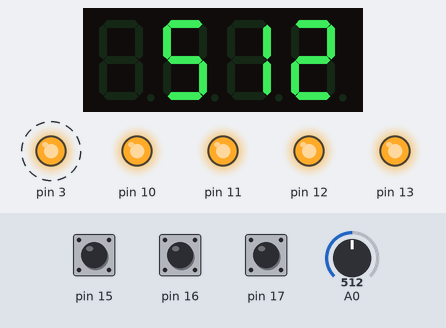
A sketch run on a simulated Arduino Uno, built with avr-gcc and run on an emulated ATmega328P. Parts: 4-digit seven-segment display, output pins drawn as LEDs (lit = HIGH). Dashed ring = blinking. The inputs (shaded band) are chosen by the test bench; at power-on: A0 = 512, pin 15 HIGH, pin 17 HIGH, pin 16 HIGH.

Above: at 1.27 s.
1.3 s: A0 set to 418
At 1.52 s:
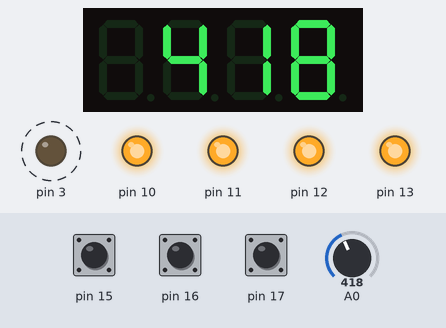
2.9 s: A0 set to 388
At 4.2 s:
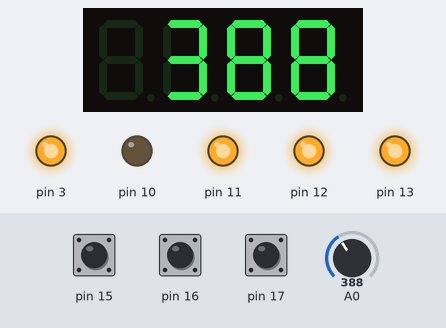
4.5 s: pin 15 pulled LOW for 0.15 s
At 5.8 s:
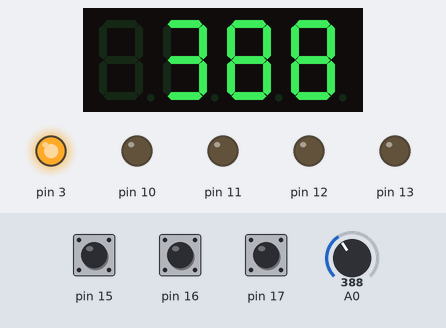
6.1 s: pin 17 pulled LOW for 0.15 s
7.7 s: A0 set to 410
At 8.7 s:
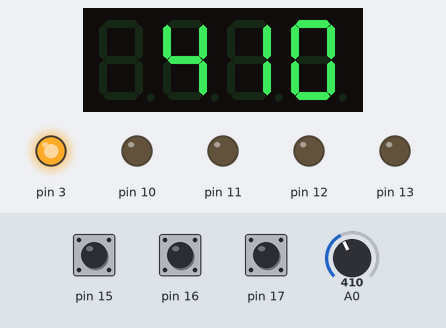
9.2 s: pin 16 pulled LOW for 0.15 s
At 9.4 s:
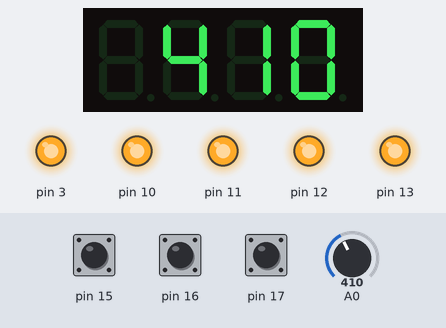
Timing chart, 0 to 10.9 s (numbered marks = the images above; inputs shaded):
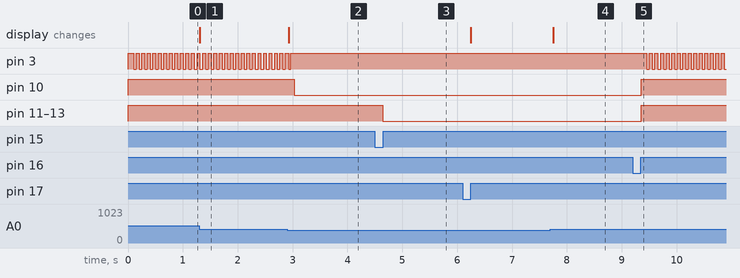

Measured:
- the behaviour switches between 401 and 400 on A0 (found by bisection; images 1 and 2)
- after the input at 1.3 s, the display: changes at once (image 1)
- after the input at 2.9 s, pin 3: goes on until 3.0 s, then stays HIGH; pin 10: HIGH → LOW after 0.13 s; the display: changes at once (image 2)
- after the input at 4.5 s, pin 11–13: HIGH → LOW after 0.14 s
- after the input at 7.7 s, the display: changes after 0.05 s (image 4)
- after the input at 9.2 s, pin 3: alternates HIGH for 0.06 s and LOW for 0.04 s, starting after 0.26 s; pin 10–13: LOW → HIGH after 0.16 s
- by itself, pin 3: alternates HIGH for 0.05 s and LOW for 0.05 s

The sketch:

ArduinoShieldSchaltung1.ino
```cpp
#include <TimerOne.h>
#include <Wire.h>
#include <MultiFuncShield.h>

void setup() {
    Timer1.initialize();
    MFS.initialize(&Timer1);
}

//set the Control state to let the pointometer Control the leds
int pointometerControlsLeds = 1;

void loop() {

    byte btn = MFS.getButton();
    int displayValue = analogRead(POT_PIN);
    MFS.write((int)displayValue);
    delay(100);

//check if the pointometer is controling the led state
if(pointometerControlsLeds == 1){
    if(displayValue > 0 && displayValue <= 100)
    {
      MFS.writeLeds(LED_1, ON);
    }
    else{
      MFS.writeLeds(LED_1, OFF);
    }
    if(displayValue > 100 && displayValue <= 200)
    {
      MFS.writeLeds(LED_2, ON);
    }
    else{
      MFS.writeLeds(LED_2, OFF);
    }
    if(displayValue > 200 && displayValue <= 300)
    {
      MFS.writeLeds(LED_3, ON);
    }
    else{
      MFS.writeLeds(LED_3, OFF);
    }
    if(displayValue > 300 && displayValue <= 400)
    {
      MFS.writeLeds(LED_4, ON);
    }
    else{
      MFS.writeLeds(LED_4, OFF);
    }
    //sound an alarm if the value of 400 is exceeded
    if(displayValue > 400)
    {
      MFS.beep(5);
    }

}
//initialize Buttons
    if(btn)
    {
      byte buttonNumber = btn & B00111111;
      byte buttonAction = btn & B11000000;

      if(buttonAction == BUTTON_PRESSED_IND) {
        if(buttonNumber == 1) {
          pointometerControlsLeds = 0;
          MFS.writeLeds(LED_ALL, ON);
        }
        if(buttonNumber == 2) {
          pointometerControlsLeds = 1;
          MFS.writeLeds(LED_ALL, OFF);
        }
        //check if the 3rd Button is pressed and if thats the case turn off the beep (used if e.g. the sensor is broken)
        if(buttonNumber == 3) {
          pointometerControlsLeds = 0;
          MFS.write(" ");
          MFS.beep(OFF);
        }
      }
}
}
```
